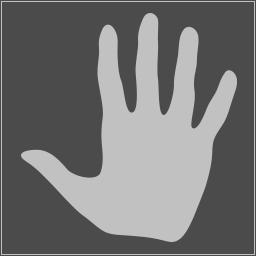
#> input picture Assets/LeapMotion/Core/EditorResources/HandTex.png, 256 x 256 px, given in place of the camera
$ python slm-cv.py   (older library calls are emulated)
#> lines starting #> are read from the running program, lines starting #| are printed output that depends on the picture; after the words box and inside, x2 and y2 are one past the last pixel; in counts of white or black regions, pixels touching at a corner belong together
import cv2
import socket
from copy import deepcopy
import urllib.request
import json
import numpy as np

cap = cv2.VideoCapture(1)

pframe = None
time_flag = False

x_right_value = 640
x_left_value = 0
y_up_value = 0
y_down_value = 480

x_check_value = 640
y_check_value = 480

def mouse_event(event, x, y, flags, param):
	global x_check_value, y_check_value
	if event == cv2.EVENT_LBUTTONUP:
		print("print y : %d" % y)
		x_check_value = x
		y_check_value = y

# brack_flag ... 0.stop / 1.push
brack_flag = 0
slime_start_flag = 0

host = "127.0.0.1"
port = 22222

while True:

	ret, frame = cap.read()
#> frame is the input picture: shape (256, 256, 3); min 75, max 193, mean 115.9

	# y:max = 480
	used_display = frame[y_up_value:y_down_value , x_left_value:x_right_value]

	if pframe is None:
		pframe = np.zeros(used_display.shape, dtype=np.uint8)

	if not ret:
		print('failed')
		time.sleep(0.01)
		continue

	cv2.imshow('used_display', used_display)
	used_display = cv2.cvtColor(used_display, cv2.COLOR_BGR2GRAY)

	# ココの 180 ~ 255 はある程度調整しておく必要性がある
	_, _bin = cv2.threshold(used_display, 180, 255, cv2.THRESH_BINARY_INV | cv2.THRESH_OTSU)
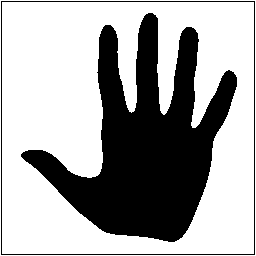
#> _bin: shape (256, 256); 65.4% white; 2 black regions, box (x1, y1, x2, y2) and area: (21, 13, 237, 242) 21678, (1, 1, 255, 255) 1012

	ksize = 7
	_bin = cv2.medianBlur(_bin, ksize)
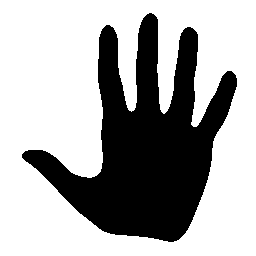
#> _bin: shape (256, 256); 66.9% white; 1 black region, box (x1, y1, x2, y2) and area: (22, 13, 237, 242) 21664

	cv2.imshow('bin', _bin)

	_, contours, _ = cv2.findContours(_bin, cv2.RETR_EXTERNAL, cv2.CHAIN_APPROX_SIMPLE)
#> contours = [[[0, 0], [0, 255], [255, 255], [255, 0]]]

	bollon_index = 0
	bollon_area = 0

	# print("contours length : %d" % len(contours))

	for i in range(len(contours)):
		area = cv2.contourArea(contours[i])
		if area < 1e2 or 1e5 < area:
			continue

		if bollon_area < area:
			bollon_index = i

		cv2.drawContours(frame, contours, i, (255, ))
#> this loop made 1 pass
#> (area, bollon_index) on pass 1: (65025, 0)
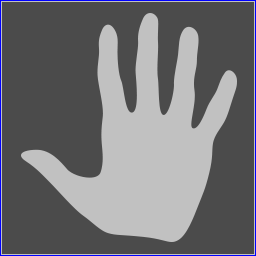
#> frame: shape (256, 256, 3); 1.56% of pixels changed, all inside (x1, y1, x2, y2) = (0, 0, 256, 256)

	bollon_list = deepcopy(contours[bollon_index])
#> bollon_list = [[0, 0], [0, 255], [255, 255], [255, 0]]
	bollon_list = np.reshape(bollon_list, (2, int(bollon_list.size / 2)), order="F")
#> bollon_list = [[0, 255, 0, 255], [0, 255, 255, 0]]

	bollon_list = [bollon_list.max(axis=1), bollon_list.min(axis=1)]
#> bollon_list = [[255, 255], [0, 0]]
	bollon_redius = [(bollon_list[0][0] - bollon_list[1][0])/2, (bollon_list[0][1] - bollon_list[1][1])]
#> bollon_redius = [127.5, 255]
	# print("redius : %f : %f" % (bollon_redius[0], bollon_redius[1]))

	cv2.imshow('raw_frame', frame)
	cv2.setMouseCallback('raw_frame', mouse_event)

#> (the run stopped early here; a loop or call above may not have finished)
